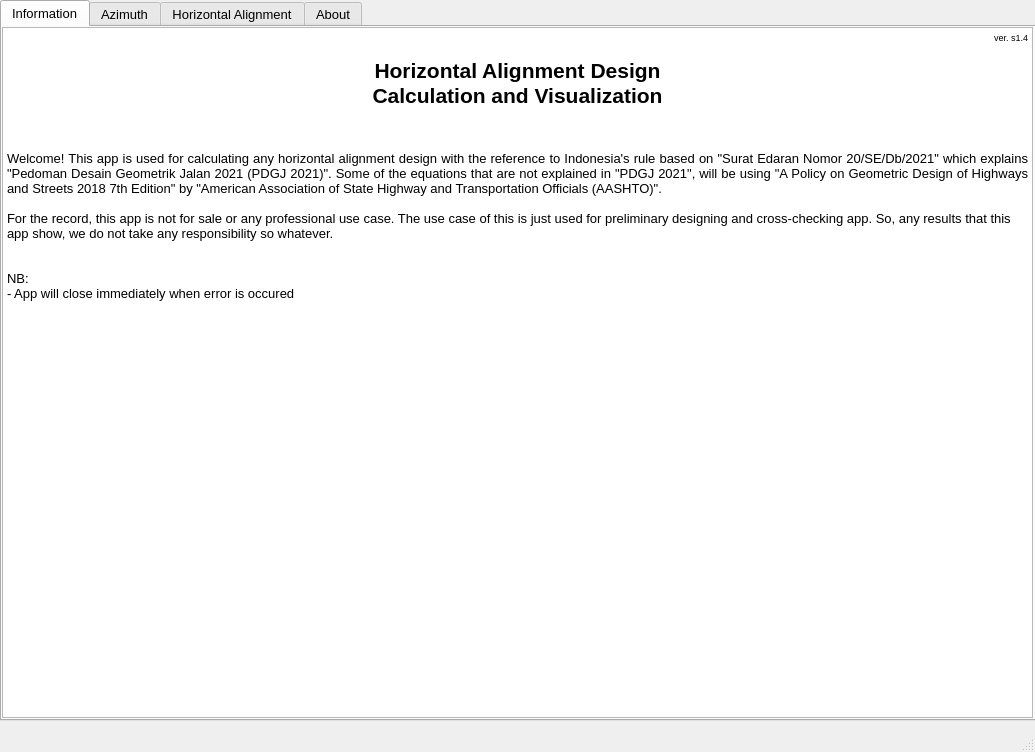
<?xml version="1.0" encoding="UTF-8"?>
<ui version="4.0">
 <class>MainWindow</class>
 <widget class="QMainWindow" name="MainWindow">
  <property name="geometry">
   <rect>
    <x>0</x>
    <y>0</y>
    <width>1035</width>
    <height>752</height>
   </rect>
  </property>
  <property name="windowTitle">
   <string>Skripsi Hansel B11190007</string>
  </property>
  <widget class="QWidget" name="centralwidget">
   <widget class="QTabWidget" name="tabWidget">
    <property name="geometry">
     <rect>
      <x>0</x>
      <y>0</y>
      <width>1061</width>
      <height>721</height>
     </rect>
    </property>
    <property name="font">
     <font>
      <pointsize>10</pointsize>
     </font>
    </property>
    <property name="currentIndex">
     <number>0</number>
    </property>
    <widget class="QWidget" name="tabDisclaimer">
     <attribute name="title">
      <string>Information</string>
     </attribute>
     <widget class="QTextEdit" name="textEdit_2">
      <property name="geometry">
       <rect>
        <x>0</x>
        <y>0</y>
        <width>1031</width>
        <height>691</height>
       </rect>
      </property>
      <property name="html">
       <string>&lt;!DOCTYPE HTML PUBLIC &quot;-//W3C//DTD HTML 4.0//EN&quot; &quot;http://www.w3.org/TR/REC-html40/strict.dtd&quot;&gt;
&lt;html&gt;&lt;head&gt;&lt;meta name=&quot;qrichtext&quot; content=&quot;1&quot; /&gt;&lt;style type=&quot;text/css&quot;&gt;
p, li { white-space: pre-wrap; }
&lt;/style&gt;&lt;/head&gt;&lt;body style=&quot; font-family:'MS Shell Dlg 2'; font-size:10pt; font-weight:400; font-style:normal;&quot;&gt;
&lt;p align=&quot;right&quot; style=&quot; margin-top:0px; margin-bottom:0px; margin-left:0px; margin-right:0px; -qt-block-indent:0; text-indent:0px;&quot;&gt;&lt;span style=&quot; font-size:7pt;&quot;&gt;ver. s1.4&lt;/span&gt;&lt;/p&gt;
&lt;p align=&quot;center&quot; style=&quot;-qt-paragraph-type:empty; margin-top:0px; margin-bottom:0px; margin-left:0px; margin-right:0px; -qt-block-indent:0; text-indent:0px;&quot;&gt;&lt;br /&gt;&lt;/p&gt;
&lt;p align=&quot;center&quot; style=&quot; margin-top:0px; margin-bottom:0px; margin-left:0px; margin-right:0px; -qt-block-indent:0; text-indent:0px;&quot;&gt;&lt;span style=&quot; font-size:16pt; font-weight:600;&quot;&gt;Horizontal Alignment Design&lt;/span&gt;&lt;/p&gt;
&lt;p align=&quot;center&quot; style=&quot; margin-top:0px; margin-bottom:0px; margin-left:0px; margin-right:0px; -qt-block-indent:0; text-indent:0px;&quot;&gt;&lt;span style=&quot; font-size:16pt; font-weight:600;&quot;&gt;Calculation and Visualization&lt;/span&gt;&lt;/p&gt;
&lt;p style=&quot;-qt-paragraph-type:empty; margin-top:0px; margin-bottom:0px; margin-left:0px; margin-right:0px; -qt-block-indent:0; text-indent:0px; font-size:7.8pt;&quot;&gt;&lt;br /&gt;&lt;/p&gt;
&lt;p style=&quot;-qt-paragraph-type:empty; margin-top:0px; margin-bottom:0px; margin-left:0px; margin-right:0px; -qt-block-indent:0; text-indent:0px;&quot;&gt;&lt;br /&gt;&lt;/p&gt;
&lt;p style=&quot;-qt-paragraph-type:empty; margin-top:0px; margin-bottom:0px; margin-left:0px; margin-right:0px; -qt-block-indent:0; text-indent:0px;&quot;&gt;&lt;br /&gt;&lt;/p&gt;
&lt;p align=&quot;justify&quot; style=&quot; margin-top:0px; margin-bottom:0px; margin-left:0px; margin-right:0px; -qt-block-indent:0; text-indent:0px;&quot;&gt;Welcome! This app is used for calculating any horizontal alignment design with the reference to Indonesia's rule based on &amp;quot;Surat Edaran Nomor 20/SE/Db/2021&amp;quot; which explains &amp;quot;Pedoman Desain Geometrik Jalan 2021 (PDGJ 2021)&amp;quot;. Some of the equations that are not explained in &amp;quot;PDGJ 2021&amp;quot;, will be using &amp;quot;A Policy on Geometric Design of Highways and Streets 2018 7th Edition&amp;quot; by &amp;quot;American Association of State Highway and Transportation Officials (AASHTO)&amp;quot;.&lt;/p&gt;
&lt;p style=&quot;-qt-paragraph-type:empty; margin-top:0px; margin-bottom:0px; margin-left:0px; margin-right:0px; -qt-block-indent:0; text-indent:0px;&quot;&gt;&lt;br /&gt;&lt;/p&gt;
&lt;p style=&quot; margin-top:0px; margin-bottom:0px; margin-left:0px; margin-right:0px; -qt-block-indent:0; text-indent:0px;&quot;&gt;For the record, this app is not for sale or any professional use case. The use case of this is just used for preliminary designing and cross-checking app. So, any results that this app show, we do not take any responsibility so whatever.&lt;/p&gt;
&lt;p style=&quot;-qt-paragraph-type:empty; margin-top:0px; margin-bottom:0px; margin-left:0px; margin-right:0px; -qt-block-indent:0; text-indent:0px;&quot;&gt;&lt;br /&gt;&lt;/p&gt;
&lt;p style=&quot;-qt-paragraph-type:empty; margin-top:0px; margin-bottom:0px; margin-left:0px; margin-right:0px; -qt-block-indent:0; text-indent:0px;&quot;&gt;&lt;br /&gt;&lt;/p&gt;
&lt;p style=&quot; margin-top:0px; margin-bottom:0px; margin-left:0px; margin-right:0px; -qt-block-indent:0; text-indent:0px;&quot;&gt;NB:&lt;/p&gt;
&lt;p style=&quot; margin-top:0px; margin-bottom:0px; margin-left:0px; margin-right:0px; -qt-block-indent:0; text-indent:0px;&quot;&gt;- App will close immediately when error is occured&lt;/p&gt;
&lt;p style=&quot;-qt-paragraph-type:empty; margin-top:0px; margin-bottom:0px; margin-left:0px; margin-right:0px; -qt-block-indent:0; text-indent:0px;&quot;&gt;&lt;br /&gt;&lt;/p&gt;&lt;/body&gt;&lt;/html&gt;</string>
      </property>
     </widget>
     <widget class="QLabel" name="label_5">
      <property name="geometry">
       <rect>
        <x>720</x>
        <y>20</y>
        <width>291</width>
        <height>71</height>
       </rect>
      </property>
      <property name="font">
       <font>
        <weight>50</weight>
        <italic>false</italic>
        <bold>false</bold>
       </font>
      </property>
      <property name="autoFillBackground">
       <bool>false</bool>
      </property>
      <property name="text">
       <string/>
      </property>
      <property name="pixmap">
       <pixmap>ukpetra-logo-brand-text.6831e73b.png</pixmap>
      </property>
      <property name="scaledContents">
       <bool>true</bool>
      </property>
     </widget>
    </widget>
    <widget class="QWidget" name="tabAzimuth">
     <attribute name="title">
      <string>Azimuth</string>
     </attribute>
     <widget class="QLabel" name="labelJumlahTitikKoordinat">
      <property name="geometry">
       <rect>
        <x>20</x>
        <y>30</y>
        <width>351</width>
        <height>31</height>
       </rect>
      </property>
      <property name="text">
       <string>Enter the Total Number of Coordinate Points :</string>
      </property>
     </widget>
     <widget class="QLineEdit" name="txtJumlahTitikKoordinat">
      <property name="geometry">
       <rect>
        <x>370</x>
        <y>30</y>
        <width>113</width>
        <height>31</height>
       </rect>
      </property>
      <property name="text">
       <string/>
      </property>
     </widget>
     <widget class="QPushButton" name="buttonOK">
      <property name="geometry">
       <rect>
        <x>380</x>
        <y>70</y>
        <width>91</width>
        <height>23</height>
       </rect>
      </property>
      <property name="text">
       <string>OK</string>
      </property>
     </widget>
     <widget class="QTextEdit" name="textEdit">
      <property name="geometry">
       <rect>
        <x>0</x>
        <y>100</y>
        <width>1031</width>
        <height>591</height>
       </rect>
      </property>
      <property name="documentTitle">
       <string/>
      </property>
      <property name="readOnly">
       <bool>true</bool>
      </property>
      <property name="placeholderText">
       <string/>
      </property>
     </widget>
    </widget>
    <widget class="QWidget" name="tabHorizontal">
     <attribute name="title">
      <string>Horizontal Alignment</string>
     </attribute>
     <widget class="QLabel" name="label">
      <property name="geometry">
       <rect>
        <x>40</x>
        <y>30</y>
        <width>181</width>
        <height>31</height>
       </rect>
      </property>
      <property name="text">
       <string>Import &quot;.xlsx&quot; File</string>
      </property>
     </widget>
     <widget class="QPushButton" name="buttonOpenFileExcel">
      <property name="geometry">
       <rect>
        <x>220</x>
        <y>30</y>
        <width>111</width>
        <height>31</height>
       </rect>
      </property>
      <property name="text">
       <string>Open File</string>
      </property>
     </widget>
    </widget>
    <widget class="QWidget" name="tab_2">
     <attribute name="title">
      <string>About</string>
     </attribute>
     <widget class="QTextEdit" name="textEdit_4">
      <property name="geometry">
       <rect>
        <x>0</x>
        <y>0</y>
        <width>1031</width>
        <height>691</height>
       </rect>
      </property>
      <property name="html">
       <string>&lt;!DOCTYPE HTML PUBLIC &quot;-//W3C//DTD HTML 4.0//EN&quot; &quot;http://www.w3.org/TR/REC-html40/strict.dtd&quot;&gt;
&lt;html&gt;&lt;head&gt;&lt;meta name=&quot;qrichtext&quot; content=&quot;1&quot; /&gt;&lt;style type=&quot;text/css&quot;&gt;
p, li { white-space: pre-wrap; }
&lt;/style&gt;&lt;/head&gt;&lt;body style=&quot; font-family:'MS Shell Dlg 2'; font-size:10pt; font-weight:400; font-style:normal;&quot;&gt;
&lt;p align=&quot;center&quot; style=&quot;-qt-paragraph-type:empty; margin-top:0px; margin-bottom:0px; margin-left:0px; margin-right:0px; -qt-block-indent:0; text-indent:0px;&quot;&gt;&lt;br /&gt;&lt;/p&gt;
&lt;p align=&quot;center&quot; style=&quot;-qt-paragraph-type:empty; margin-top:0px; margin-bottom:0px; margin-left:0px; margin-right:0px; -qt-block-indent:0; text-indent:0px;&quot;&gt;&lt;br /&gt;&lt;/p&gt;
&lt;p align=&quot;center&quot; style=&quot; margin-top:0px; margin-bottom:0px; margin-left:0px; margin-right:0px; -qt-block-indent:0; text-indent:0px;&quot;&gt;&lt;span style=&quot; font-size:16pt; font-weight:600;&quot;&gt;ABOUT ME&lt;/span&gt;&lt;/p&gt;
&lt;p style=&quot;-qt-paragraph-type:empty; margin-top:0px; margin-bottom:0px; margin-left:0px; margin-right:0px; -qt-block-indent:0; text-indent:0px; font-size:7.8pt;&quot;&gt;&lt;br /&gt;&lt;/p&gt;
&lt;p style=&quot;-qt-paragraph-type:empty; margin-top:0px; margin-bottom:0px; margin-left:0px; margin-right:0px; -qt-block-indent:0; text-indent:0px;&quot;&gt;&lt;br /&gt;&lt;/p&gt;
&lt;p style=&quot;-qt-paragraph-type:empty; margin-top:0px; margin-bottom:0px; margin-left:0px; margin-right:0px; -qt-block-indent:0; text-indent:0px;&quot;&gt;&lt;br /&gt;&lt;/p&gt;
&lt;p align=&quot;justify&quot; style=&quot; margin-top:0px; margin-bottom:0px; margin-left:0px; margin-right:0px; -qt-block-indent:0; text-indent:0px;&quot;&gt;This application is made to fulfill the final task to graduate from Civil Engineering Department in Petra Christian University. I decided to choose this topic &amp;amp; make this application because I found that when I was attended to road geometric class there are several problems and difficulties.&lt;/p&gt;
&lt;p align=&quot;justify&quot; style=&quot;-qt-paragraph-type:empty; margin-top:0px; margin-bottom:0px; margin-left:0px; margin-right:0px; -qt-block-indent:0; text-indent:0px;&quot;&gt;&lt;br /&gt;&lt;/p&gt;
&lt;p align=&quot;justify&quot; style=&quot; margin-top:0px; margin-bottom:0px; margin-left:0px; margin-right:0px; -qt-block-indent:0; text-indent:0px;&quot;&gt;One of the problem is to make an estimation when designing horizontal alignment road design is kind of long and take several trials and errors when designing more than 2 turns, especially when the space between 2 turns are tight. So, to solve that problem, this application can be used to pre-liminary the horizontal road designs and reduce the time needed when designing several horizontal alignments.&lt;/p&gt;
&lt;p style=&quot;-qt-paragraph-type:empty; margin-top:0px; margin-bottom:0px; margin-left:0px; margin-right:0px; -qt-block-indent:0; text-indent:0px;&quot;&gt;&lt;br /&gt;&lt;/p&gt;
&lt;p style=&quot;-qt-paragraph-type:empty; margin-top:0px; margin-bottom:0px; margin-left:0px; margin-right:0px; -qt-block-indent:0; text-indent:0px;&quot;&gt;&lt;br /&gt;&lt;/p&gt;
&lt;p style=&quot; margin-top:0px; margin-bottom:0px; margin-left:0px; margin-right:0px; -qt-block-indent:0; text-indent:0px;&quot;&gt;Made &amp;amp; Design by:&lt;/p&gt;
&lt;p style=&quot; margin-top:0px; margin-bottom:0px; margin-left:0px; margin-right:0px; -qt-block-indent:0; text-indent:0px;&quot;&gt;- Hansel Davin Sugiarto&lt;/p&gt;
&lt;p style=&quot; margin-top:0px; margin-bottom:0px; margin-left:0px; margin-right:0px; -qt-block-indent:0; text-indent:0px;&quot;&gt;  Civil Engineering Student in Petra Christian University&lt;/p&gt;
&lt;p style=&quot;-qt-paragraph-type:empty; margin-top:0px; margin-bottom:0px; margin-left:0px; margin-right:0px; -qt-block-indent:0; text-indent:0px;&quot;&gt;&lt;br /&gt;&lt;/p&gt;
&lt;p style=&quot; margin-top:0px; margin-bottom:0px; margin-left:0px; margin-right:0px; -qt-block-indent:0; text-indent:0px;&quot;&gt;Guided by:&lt;br /&gt;- Dr. Rudy Setiawan, S.T., M.T.&lt;/p&gt;
&lt;p style=&quot; margin-top:0px; margin-bottom:0px; margin-left:0px; margin-right:0px; -qt-block-indent:0; text-indent:0px;&quot;&gt;  Civil Engineering Department in Petra Christian University&lt;/p&gt;
&lt;p style=&quot;-qt-paragraph-type:empty; margin-top:0px; margin-bottom:0px; margin-left:0px; margin-right:0px; -qt-block-indent:0; text-indent:0px;&quot;&gt;&lt;br /&gt;&lt;/p&gt;
&lt;p style=&quot; margin-top:0px; margin-bottom:0px; margin-left:0px; margin-right:0px; -qt-block-indent:0; text-indent:0px;&quot;&gt;- Dr. Gregorius Satia Budhi, S.T., M.T.&lt;/p&gt;
&lt;p style=&quot; margin-top:0px; margin-bottom:0px; margin-left:0px; margin-right:0px; -qt-block-indent:0; text-indent:0px;&quot;&gt;  Informatics Engineering Department in Petra Christian University&lt;/p&gt;
&lt;p style=&quot;-qt-paragraph-type:empty; margin-top:0px; margin-bottom:0px; margin-left:0px; margin-right:0px; -qt-block-indent:0; text-indent:0px;&quot;&gt;&lt;br /&gt;&lt;/p&gt;&lt;/body&gt;&lt;/html&gt;</string>
      </property>
     </widget>
     <widget class="QLabel" name="label_4">
      <property name="geometry">
       <rect>
        <x>720</x>
        <y>20</y>
        <width>291</width>
        <height>71</height>
       </rect>
      </property>
      <property name="font">
       <font>
        <weight>50</weight>
        <italic>false</italic>
        <bold>false</bold>
       </font>
      </property>
      <property name="autoFillBackground">
       <bool>false</bool>
      </property>
      <property name="text">
       <string/>
      </property>
      <property name="pixmap">
       <pixmap>ukpetra-logo-brand-text.6831e73b.png</pixmap>
      </property>
      <property name="scaledContents">
       <bool>true</bool>
      </property>
     </widget>
    </widget>
   </widget>
  </widget>
  <widget class="QMenuBar" name="menubar">
   <property name="geometry">
    <rect>
     <x>0</x>
     <y>0</y>
     <width>1035</width>
     <height>21</height>
    </rect>
   </property>
  </widget>
  <widget class="QStatusBar" name="statusbar"/>
 </widget>
 <resources/>
 <connections/>
</ui>
